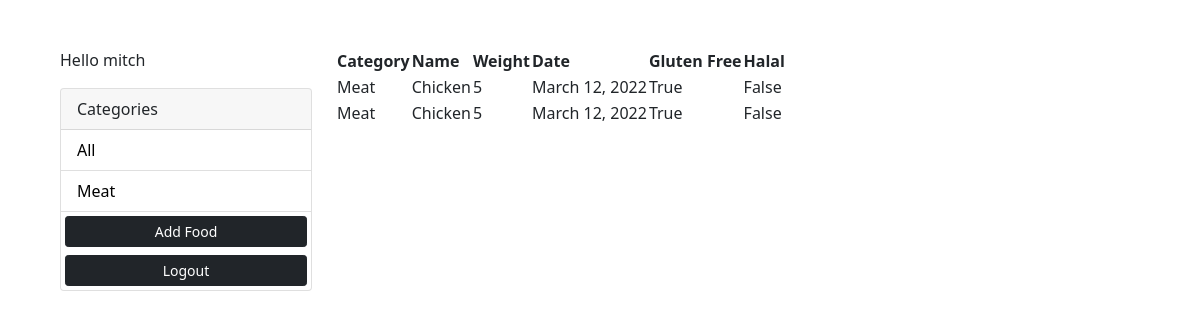
The page / (signed in) on the database as committed earlier.
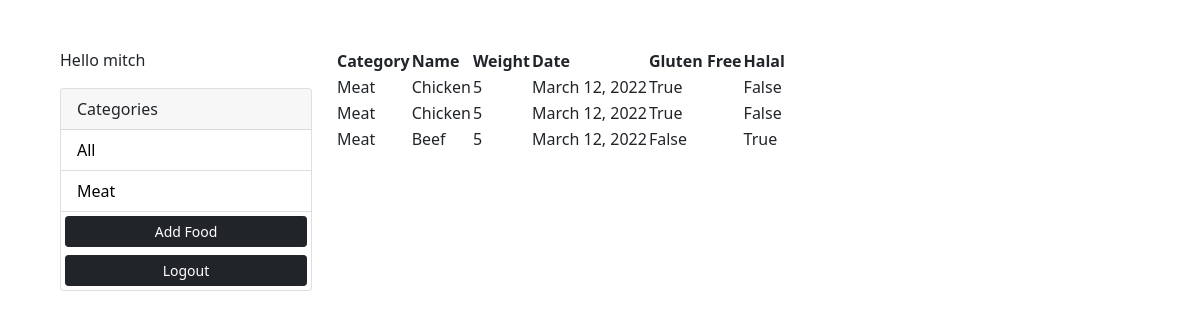
The same page on the database as committed later.
### photos/models.py (models this page shows, shortened)
class Category(models.Model):
    class Meta:
        verbose_name = 'Category'
        verbose_name_plural = 'Categories'
    user = models.ForeignKey(
        User, on_delete=models.SET_NULL, null=True, blank=True)
    name = models.CharField(max_length=100, null=False, blank=False)

class Food(models.Model):
    class Meta:
        verbose_name = 'Food'
        verbose_name_plural = 'Foods'
    category = models.ForeignKey(
        Category, on_delete=models.SET_NULL, null=True, blank=True)
    name = models.CharField(max_length=30)
    weight = models.IntegerField()
    date = models.DateField()
    glutenFree = models.BooleanField()
    halal = models.BooleanField()

### photos/views.py (the view)
# urls.py: path('', views.gallery, name='gallery'),
@login_required(login_url='login')
def gallery(request):
    user = request.user
    category = request.GET.get('category')
    if category == None:
        foods = Food.objects.filter(category__user=user)
    else:
        foods = Food.objects.filter(
            category__name=category, category__user=user)
    categories = Category.objects.filter(user=user)
    context = {'categories': categories, 'foods': foods}
    return render(request, 'photos/gallery.html', context)

### photos/templates/photos/gallery.html (shortened to what this page needs)
<!DOCTYPE html>
<html lang="en">
<head>
    <link href="https://cdn.jsdelivr.net/npm/bootstrap@5.0.0-beta1/dist/css/bootstrap.min.css" rel="stylesheet"
>
</head>
<body class="m-5">
    <div class="container">
        <div class="row">
            <div class="col-md-3">
                {% if request.user.is_authenticated %}
                <p>Hello {{request.user}}</p>
                {% endif %}
                <div class="card">
                    <div class="card-header">
                        Categories
                    </div>
                    <ul class="list-group list-group-flush">
                        <li class="list-group-item">
                            <a href="{% url 'gallery' %}">All</a>
                        </li>
                        {% for category in categories %}
                        <li class=" list-group-item">
                            <a href="{% url 'gallery' %}?category={{category.name}}">
                                {{category.name}}
                            </a>
                        </li>
                        {% endfor %}
                        <a href="{% url 'add' %}" class="btn btn-dark btn-block btn-sm m-1">Add Food</a>
                        <a href="{% url 'logout' %}" class="btn btn-dark btn-block btn-sm m-1">Logout</a>
                    </ul>
                </div>
            </div>
            <div class="col-md-9">
                <table>
                    <tr>
                    <th>Category</th>
                    <th>Name</th>
                    <th>Weight</th>
                    <th>Date</th>
                    <th>Gluten Free</th>
                    <th>Halal</th>
                    </tr>
                    {% for food in foods %}
                    <tr>
                    <td>{{food.category.name}}</td>
                    <td>{{food.name}}</td>
                    <td>{{food.weight}}</td>
                    <td>{{food.date}}</td>
                    <td>{{food.glutenFree}}</td>
                    <td>{{food.halal}}</td>
                    </tr>
                    {% empty %}
                    <td>No photos...</td>
                    {% endfor %}
                </table>
            </div>
        </div>
    </div>
</body>
</html>

Rows that differ between the two databases and show on the page:
added Food: category.name "Meat", name "Beef", weight "5", date "March 12, 2022", glutenFree "False", halal "True"
